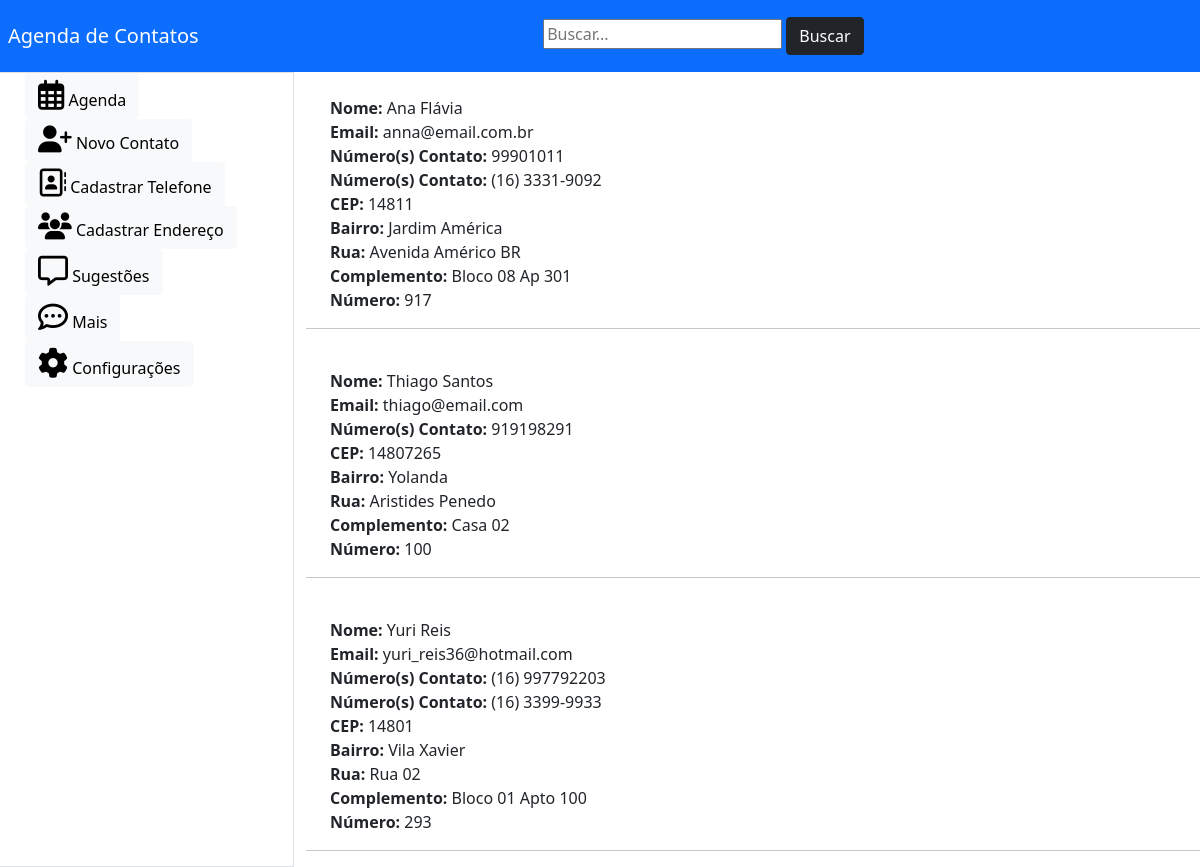
The page / on the database its author committed.
### tables this page shows
CREATE TABLE `contato` (
  `id` int(11) NOT NULL,
  `nome` varchar(50) NOT NULL,
  `email` varchar(50) DEFAULT NULL
);

CREATE TABLE `telefone` (
  `id` int(11) NOT NULL,
  `Cnumero` varchar(50) NOT NULL,
  `idContato` int(11) NOT NULL
);

CREATE TABLE `endereco` (
  `id` int(11) NOT NULL,
  `idContato` int(11) NOT NULL,
  `cep` int(100) NOT NULL,
  `bairro` varchar(100) NOT NULL,
  `rua` varchar(100) NOT NULL,
  `complemento` varchar(100) NOT NULL,
  `numero` int(50) NOT NULL
);

### index.php (the view, shortened to what this page needs)
<?php
    require_once "conexao.php";
?>
<!DOCTYPE html>
<html lang="pt-br">
<head>
    <link href="https://cdn.jsdelivr.net/npm/bootstrap@5.0.1/dist/css/bootstrap.min.css" rel="stylesheet">
</head>
<body>
    <nav class="navbar navbar-expand-sm bg-primary">
        <a class="navbar-brand m-2 text-white" href="index.php">Agenda de Contatos</a>
    <div class ="divBusca mx-auto form-inline">
        <form action="" method ="POST" class="form-inline">
            <input type="text" id="txtBusca" name="pesquisar" placeholder="Buscar..." class=""/>
            <button type="submit" id="btnBusca" class="btn btn-dark">Buscar</button>
        </form>
    </div>
</nav>
<div class="row">
    <div class="col-sm-3 border">
        <div class="container">
        <ul class="nav flex-column">
            <li class="nav-item">
                <a class="btn btn-light" href="index.php">
                    <i class='far fa-calendar-alt' style='font-size:30px'></i>
                     Agenda
                </a>
            </li>
            <li class="nav-item">
                <a class="btn btn-light" href="contatos.php">
                <i class="fas fa-user-plus" style='font-size:27px'></i>
                    Novo Contato
                </a>
            </li>
            <li class="nav-item">
                <a class="btn btn-light" href="cadastro_telefone.php">
                <i class="far fa-address-book" style='font-size:28px'></i>
                    Cadastrar Telefone
                </a>
            </li>
            <li class="nav-item">
                <a class="btn btn-light" href="cadastro_endereco.php">
                <i class="fas fa-users" style='font-size:27px'></i>
                    Cadastrar Endereço
                </a>
            </li>
            <li class="nav-item">
                <a class="btn btn-light" href="index.php">
                <i class="far fa-comment-alt" style='font-size:30px'></i>
                    Sugestões
                </a>
            </li>
            <li class="nav-item">
                <a class="btn btn-light" href="index.php">
                <i class="far fa-comment-dots" style='font-size:30px'></i>
                    Mais
                </a>
            </li>
            <li class="nav-item">
                <a class="btn btn-light" href="index.php">
                <i class="fas fa-cog" style='font-size:30px'></i>
                    Configurações
                </a>
            </li>
        </ul>
        </div>
    </div>
    <div class="col-sm-9">
        <?php
            if(isset($_POST["pesquisar"])){
                $pesquisar = $_POST["pesquisar"];
                if($pesquisar){
                    $result_usuario = "SELECT * FROM contato WHERE nome LIKE '%".$pesquisar."%';";
                    $resultado = $conexao->query($result_usuario) or die (print_r($conexao->errorInfo()));
                    if($resultado->rowCount()>0){
                        foreach($resultado as $i => $t){
                            echo '<div class="container">';
                            echo "<br><b>Nome:</b> ". $t["nome"]."<br>";
                            echo "<b>Email:</b> ". $t["email"]."<br>";
                            echo '<hr>';
                        }
                    }
                }
            }else{
                $q = "SELECT * FROM contato ORDER BY nome ASC";
                $resultado = $conexao->query($q) or die (print_r($conexao->errorInfo()));
                if($resultado->rowCount()>0){
                    foreach($resultado as $i => $t){
                        echo '<div class="container">';
                        echo "<br><b>Nome:</b> ". $t["nome"]."<br>";
                        echo "<b>Email:</b> ". $t["email"]."<br>";
                        $q1 = "SELECT * FROM telefone WHERE idContato = ".$t["id"];
                        $resultado1 = $conexao->query($q1) or die (print_r($conexao->errorInfo()));
                        if($resultado1->rowCount()>0){
                            foreach($resultado1 as $k => $j){
                                echo "<b>Número(s) Contato:</b> ". $j["Cnumero"]."<br>";
                            }
                        }
                        $q2 = "SELECT * FROM endereco WHERE idContato = ".$t["id"];
                        $resultado2 = $conexao->query($q2) or die (print_r($conexao->errorInfo()));
                        if($resultado1->rowCount()>0){
                            foreach($resultado2 as $q => $w){
                                echo "<b>CEP:</b> ". $w["cep"]."<br>";
                                echo "<b>Bairro:</b> ". $w["bairro"]."<br>";
                                echo "<b>Rua:</b> ". $w["rua"]."<br>";
                                echo "<b>Complemento:</b> ". $w["complemento"]."<br>";
                                echo "<b>Número:</b> ". $w["numero"]."<br>";
                            }
                        }
                        echo '</div>';
                        echo '<hr>';
                    }
                }
            }
        ?>
    </div><br>
</body>
</html>

### rows shown on the page
contato: nome "Ana Flávia", email "anna@email.com.br"
telefone: Cnumero "99901011"
telefone: Cnumero "(16) 3331-9092"
endereco: cep "14811", bairro "Jardim América", rua "Avenida Américo BR", complemento "Bloco 08 Ap 301", numero "917"
contato: nome "Thiago Santos", email "thiago@email.com"
telefone: Cnumero "919198291"
endereco: cep "14807265", bairro "Yolanda", rua "Aristides Penedo", complemento "Casa 02", numero "100"
contato: nome "Yuri Reis", email "yuri_reis36@hotmail.com"
telefone: Cnumero "(16) 997792203"
telefone: Cnumero "(16) 3399-9933"
endereco: cep "14801", bairro "Vila Xavier", rua "Rua 02", complemento "Bloco 01 Apto 100", numero "293"
